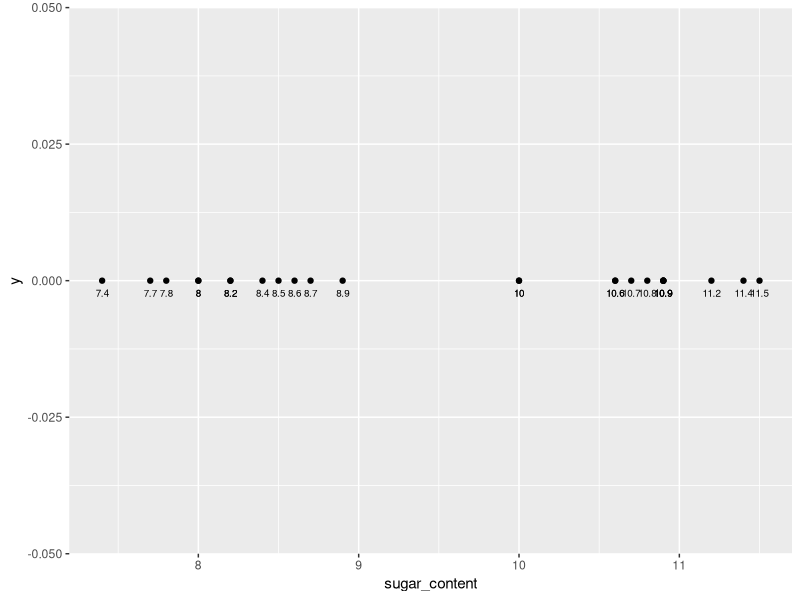
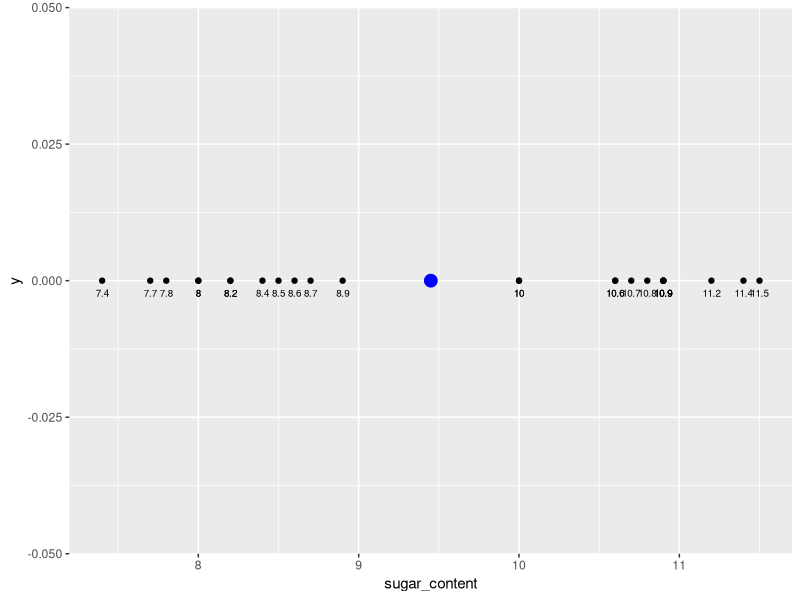

Recreate these plots in R, in order.
#sugar content of soft drinks

#load ggplot2
library(ggplot2)

library(tidyverse)

df = data.frame(sugar_content = c(10.9, 10.9, 10.6, 10, 8, 8.2, 8.6, 10.9,
                                  10.7, 8, 7.7, 7.8, 8.4, 11.5, 11.2, 8.9,
                                  8.7, 7.4, 10.9,10, 11.4, 10.8, 8.5, 8.2, 10.6)) %>% mutate(sample = row_number())
#print variable names
colnames(df)

#plot sugar content along the x-axis
plot_df <- ggplot(data = df, aes(x = sugar_content, y = 0)) + 
geom_point() + geom_text(aes(label = sugar_content), size = 2.5, vjust = 2, hjust = 0.5)

#display plot
plot_df

#the maximal margin separator is at the midpoint of the two extreme points in each cluster
mm_separator <- (8.9 + 10) / 2

#create data frame containing the maximum margin separator
separator <- data.frame(sep = mm_separator)

plot = plot_df

#add separator to sugar content scatterplot
plot_sep <- plot + geom_point(data = separator, aes(x = mm_separator, y = 0), color = "blue", size = 4)

#display plot
plot_sep